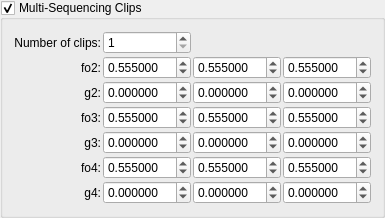
    <widget class="MyGroupBox" name="groupCheck_mandalay_multi_clip_enabled">
     <property name="title">
      <string>Multi-Sequencing Clips</string>
     </property>
     <property name="checkable">
      <bool>true</bool>
     </property>
     <layout class="QGridLayout" name="gridLayout_mandalay_mc">
      <property name="spacing">
       <number>2</number>
      </property>
      <item row="0" column="0">
       <widget class="QLabel" name="label_mandalay_num_clips">
        <property name="text"><string>Number of clips:</string></property>
        <property name="alignment"><set>Qt::AlignRight|Qt::AlignVCenter</set></property>
       </widget>
      </item>
      <item row="0" column="1">
       <widget class="MySpinBox" name="spinboxInt_mandalay_num_clips">
        <property name="minimum"><number>1</number></property>
        <property name="maximum"><number>4</number></property>
        <property name="value"><number>1</number></property>
       </widget>
      </item>
      <item row="1" column="0">
       <widget class="QLabel" name="label_mandalay_fo2">
        <property name="text"><string>fo2:</string></property>
        <property name="alignment"><set>Qt::AlignRight|Qt::AlignVCenter</set></property>
       </widget>
      </item>
      <item row="1" column="1">
       <widget class="MyDoubleSpinBox" name="spinbox4_mandalay_fo2_x">
        <property name="decimals"><number>6</number></property>
        <property name="minimum"><double>-99.990000000000000</double></property>
        <property name="singleStep"><double>0.010000000000000</double></property>
        <property name="value"><double>0.555000000000000</double></property>
       </widget>
      </item>
      <item row="1" column="2">
       <widget class="MyDoubleSpinBox" name="spinbox4_mandalay_fo2_y">
        <property name="decimals"><number>6</number></property>
        <property name="minimum"><double>-99.990000000000000</double></property>
        <property name="singleStep"><double>0.010000000000000</double></property>
        <property name="value"><double>0.555000000000000</double></property>
       </widget>
      </item>
      <item row="1" column="3">
       <widget class="MyDoubleSpinBox" name="spinbox4_mandalay_fo2_z">
        <property name="decimals"><number>6</number></property>
        <property name="minimum"><double>-99.990000000000000</double></property>
        <property name="singleStep"><double>0.010000000000000</double></property>
        <property name="value"><double>0.555000000000000</double></property>
       </widget>
      </item>
      <item row="2" column="0">
       <widget class="QLabel" name="label_mandalay_g2">
        <property name="text"><string>g2:</string></property>
        <property name="alignment"><set>Qt::AlignRight|Qt::AlignVCenter</set></property>
       </widget>
      </item>
      <item row="2" column="1">
       <widget class="MyDoubleSpinBox" name="spinbox4_mandalay_g2_x">
        <property name="decimals"><number>6</number></property>
        <property name="minimum"><double>-99.990000000000000</double></property>
        <property name="singleStep"><double>0.010000000000000</double></property>
       </widget>
      </item>
      <item row="2" column="2">
       <widget class="MyDoubleSpinBox" name="spinbox4_mandalay_g2_y">
        <property name="decimals"><number>6</number></property>
        <property name="minimum"><double>-99.990000000000000</double></property>
        <property name="singleStep"><double>0.010000000000000</double></property>
       </widget>
      </item>
      <item row="2" column="3">
       <widget class="MyDoubleSpinBox" name="spinbox4_mandalay_g2_z">
        <property name="decimals"><number>6</number></property>
        <property name="minimum"><double>-99.990000000000000</double></property>
        <property name="singleStep"><double>0.010000000000000</double></property>
       </widget>
      </item>
      <item row="3" column="0">
       <widget class="QLabel" name="label_mandalay_fo3">
        <property name="text"><string>fo3:</string></property>
        <property name="alignment"><set>Qt::AlignRight|Qt::AlignVCenter</set></property>
       </widget>
      </item>
      <item row="3" column="1">
       <widget class="MyDoubleSpinBox" name="spinbox4_mandalay_fo3_x">
        <property name="decimals"><number>6</number></property>
        <property name="minimum"><double>-99.990000000000000</double></property>
        <property name="singleStep"><double>0.010000000000000</double></property>
        <property name="value"><double>0.555000000000000</double></property>
       </widget>
      </item>
      <item row="3" column="2">
       <widget class="MyDoubleSpinBox" name="spinbox4_mandalay_fo3_y">
        <property name="decimals"><number>6</number></property>
        <property name="minimum"><double>-99.990000000000000</double></property>
        <property name="singleStep"><double>0.010000000000000</double></property>
        <property name="value"><double>0.555000000000000</double></property>
       </widget>
      </item>
      <item row="3" column="3">
       <widget class="MyDoubleSpinBox" name="spinbox4_mandalay_fo3_z">
        <property name="decimals"><number>6</number></property>
        <property name="minimum"><double>-99.990000000000000</double></property>
        <property name="singleStep"><double>0.010000000000000</double></property>
        <property name="value"><double>0.555000000000000</double></property>
       </widget>
      </item>
      <item row="4" column="0">
       <widget class="QLabel" name="label_mandalay_g3">
        <property name="text"><string>g3:</string></property>
        <property name="alignment"><set>Qt::AlignRight|Qt::AlignVCenter</set></property>
       </widget>
      </item>
      <item row="4" column="1">
       <widget class="MyDoubleSpinBox" name="spinbox4_mandalay_g3_x">
        <property name="decimals"><number>6</number></property>
        <property name="minimum"><double>-99.990000000000000</double></property>
        <property name="singleStep"><double>0.010000000000000</double></property>
       </widget>
      </item>
      <item row="4" column="2">
       <widget class="MyDoubleSpinBox" name="spinbox4_mandalay_g3_y">
        <property name="decimals"><number>6</number></property>
        <property name="minimum"><double>-99.990000000000000</double></property>
        <property name="singleStep"><double>0.010000000000000</double></property>
       </widget>
      </item>
      <item row="4" column="3">
       <widget class="MyDoubleSpinBox" name="spinbox4_mandalay_g3_z">
        <property name="decimals"><number>6</number></property>
        <property name="minimum"><double>-99.990000000000000</double></property>
        <property name="singleStep"><double>0.010000000000000</double></property>
       </widget>
      </item>
      <item row="5" column="0">
       <widget class="QLabel" name="label_mandalay_fo4">
        <property name="text"><string>fo4:</string></property>
        <property name="alignment"><set>Qt::AlignRight|Qt::AlignVCenter</set></property>
       </widget>
      </item>
      <item row="5" column="1">
       <widget class="MyDoubleSpinBox" name="spinbox4_mandalay_fo4_x">
        <property name="decimals"><number>6</number></property>
        <property name="minimum"><double>-99.990000000000000</double></property>
        <property name="singleStep"><double>0.010000000000000</double></property>
        <property name="value"><double>0.555000000000000</double></property>
       </widget>
      </item>
      <item row="5" column="2">
       <widget class="MyDoubleSpinBox" name="spinbox4_mandalay_fo4_y">
        <property name="decimals"><number>6</number></property>
        <property name="minimum"><double>-99.990000000000000</double></property>
        <property name="singleStep"><double>0.010000000000000</double></property>
        <property name="value"><double>0.555000000000000</double></property>
       </widget>
      </item>
      <item row="5" column="3">
       <widget class="MyDoubleSpinBox" name="spinbox4_mandalay_fo4_z">
        <property name="decimals"><number>6</number></property>
        <property name="minimum"><double>-99.990000000000000</double></property>
        <property name="singleStep"><double>0.010000000000000</double></property>
        <property name="value"><double>0.555000000000000</double></property>
       </widget>
      </item>
      <item row="6" column="0">
       <widget class="QLabel" name="label_mandalay_g4">
        <property name="text"><string>g4:</string></property>
        <property name="alignment"><set>Qt::AlignRight|Qt::AlignVCenter</set></property>
       </widget>
      </item>
      <item row="6" column="1">
       <widget class="MyDoubleSpinBox" name="spinbox4_mandalay_g4_x">
        <property name="decimals"><number>6</number></property>
        <property name="minimum"><double>-99.990000000000000</double></property>
        <property name="singleStep"><double>0.010000000000000</double></property>
       </widget>
      </item>
      <item row="6" column="2">
       <widget class="MyDoubleSpinBox" name="spinbox4_mandalay_g4_y">
        <property name="decimals"><number>6</number></property>
        <property name="minimum"><double>-99.990000000000000</double></property>
        <property name="singleStep"><double>0.010000000000000</double></property>
       </widget>
      </item>
      <item row="6" column="3">
       <widget class="MyDoubleSpinBox" name="spinbox4_mandalay_g4_z">
        <property name="decimals"><number>6</number></property>
        <property name="minimum"><double>-99.990000000000000</double></property>
        <property name="singleStep"><double>0.010000000000000</double></property>
       </widget>
      </item>
     </layout>
    </widget>
